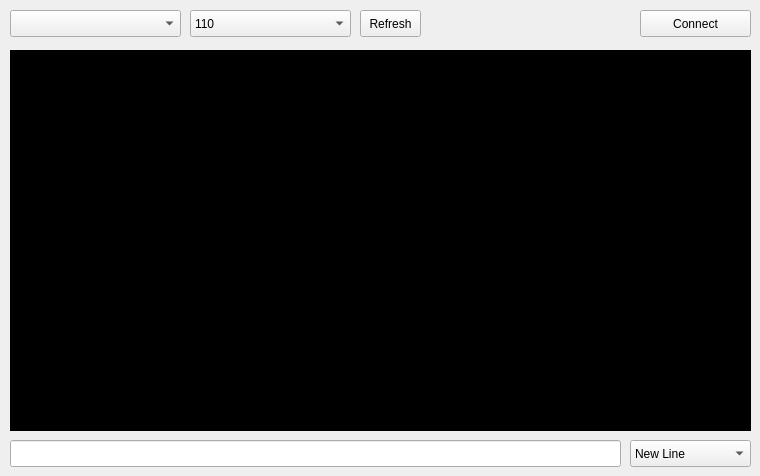
    <widget class="QWidget" name="tab_Uart">
     <attribute name="title">
      <string>     UART    </string>
     </attribute>
     <widget class="QComboBox" name="comboBox_UartPort">
      <property name="geometry">
       <rect>
        <x>10</x>
        <y>10</y>
        <width>171</width>
        <height>27</height>
       </rect>
      </property>
     </widget>
     <widget class="QComboBox" name="comboBox_UartBaud">
      <property name="geometry">
       <rect>
        <x>190</x>
        <y>10</y>
        <width>161</width>
        <height>27</height>
       </rect>
      </property>
      <item>
       <property name="text">
        <string>110</string>
       </property>
      </item>
      <item>
       <property name="text">
        <string>300</string>
       </property>
      </item>
      <item>
       <property name="text">
        <string>600</string>
       </property>
      </item>
      <item>
       <property name="text">
        <string>1200</string>
       </property>
      </item>
      <item>
       <property name="text">
        <string>2400</string>
       </property>
      </item>
      <item>
       <property name="text">
        <string>4800</string>
       </property>
      </item>
      <item>
       <property name="text">
        <string>9600</string>
       </property>
      </item>
      <item>
       <property name="text">
        <string>14400</string>
       </property>
      </item>
      <item>
       <property name="text">
        <string>19200</string>
       </property>
      </item>
      <item>
       <property name="text">
        <string>38400</string>
       </property>
      </item>
      <item>
       <property name="text">
        <string>57600</string>
       </property>
      </item>
      <item>
       <property name="text">
        <string>115200</string>
       </property>
      </item>
      <item>
       <property name="text">
        <string>128000</string>
       </property>
      </item>
      <item>
       <property name="text">
        <string>256000</string>
       </property>
      </item>
     </widget>
     <widget class="QPushButton" name="pushButton_UartConnect">
      <property name="geometry">
       <rect>
        <x>640</x>
        <y>10</y>
        <width>111</width>
        <height>27</height>
       </rect>
      </property>
      <property name="text">
       <string>Connect</string>
      </property>
      <property name="checkable">
       <bool>true</bool>
      </property>
     </widget>
     <widget class="QTextEdit" name="textEdit_UartConsole">
      <property name="geometry">
       <rect>
        <x>10</x>
        <y>50</y>
        <width>741</width>
        <height>381</height>
       </rect>
      </property>
      <property name="palette">
       <palette>
        <active>
         <colorrole role="WindowText">
          <brush brushstyle="SolidPattern">
           <color alpha="255">
            <red>255</red>
            <green>255</green>
            <blue>255</blue>
           </color>
          </brush>
         </colorrole>
         <colorrole role="Button">
          <brush brushstyle="SolidPattern">
           <color alpha="255">
            <red>0</red>
            <green>0</green>
            <blue>0</blue>
           </color>
          </brush>
         </colorrole>
         <colorrole role="Light">
          <brush brushstyle="SolidPattern">
           <color alpha="255">
            <red>0</red>
            <green>0</green>
            <blue>0</blue>
           </color>
          </brush>
         </colorrole>
         <colorrole role="Midlight">
          <brush brushstyle="SolidPattern">
           <color alpha="255">
            <red>0</red>
            <green>0</green>
            <blue>0</blue>
           </color>
          </brush>
         </colorrole>
         <colorrole role="Dark">
          <brush brushstyle="SolidPattern">
           <color alpha="255">
            <red>0</red>
            <green>0</green>
            <blue>0</blue>
           </color>
          </brush>
         </colorrole>
         <colorrole role="Mid">
          <brush brushstyle="SolidPattern">
           <color alpha="255">
            <red>0</red>
            <green>0</green>
            <blue>0</blue>
           </color>
          </brush>
         </colorrole>
         <colorrole role="Text">
          <brush brushstyle="SolidPattern">
           <color alpha="255">
            <red>255</red>
            <green>255</green>
            <blue>255</blue>
           </color>
          </brush>
         </colorrole>
         <colorrole role="BrightText">
          <brush brushstyle="SolidPattern">
           <color alpha="255">
            <red>255</red>
            <green>255</green>
            <blue>255</blue>
           </color>
          </brush>
         </colorrole>
         <colorrole role="ButtonText">
          <brush brushstyle="SolidPattern">
           <color alpha="255">
            <red>255</red>
            <green>255</green>
            <blue>255</blue>
           </color>
          </brush>
         </colorrole>
         <colorrole role="Base">
          <brush brushstyle="SolidPattern">
           <color alpha="255">
            <red>0</red>
            <green>0</green>
            <blue>0</blue>
           </color>
          </brush>
         </colorrole>
         <colorrole role="Window">
          <brush brushstyle="SolidPattern">
           <color alpha="255">
            <red>0</red>
            <green>0</green>
            <blue>0</blue>
           </color>
          </brush>
         </colorrole>
         <colorrole role="Shadow">
          <brush brushstyle="SolidPattern">
           <color alpha="255">
            <red>0</red>
            <green>0</green>
            <blue>0</blue>
           </color>
          </brush>
         </colorrole>
         <colorrole role="AlternateBase">
          <brush brushstyle="SolidPattern">
           <color alpha="255">
            <red>0</red>
            <green>0</green>
            <blue>0</blue>
           </color>
          </brush>
         </colorrole>
         <colorrole role="ToolTipBase">
          <brush brushstyle="SolidPattern">
           <color alpha="255">
            <red>255</red>
            <green>255</green>
            <blue>220</blue>
           </color>
          </brush>
         </colorrole>
         <colorrole role="ToolTipText">
          <brush brushstyle="SolidPattern">
           <color alpha="255">
            <red>0</red>
            <green>0</green>
            <blue>0</blue>
           </color>
          </brush>
         </colorrole>
        </active>
        <inactive>
         <colorrole role="WindowText">
          <brush brushstyle="SolidPattern">
           <color alpha="255">
            <red>255</red>
            <green>255</green>
            <blue>255</blue>
           </color>
          </brush>
         </colorrole>
         <colorrole role="Button">
          <brush brushstyle="SolidPattern">
           <color alpha="255">
            <red>0</red>
            <green>0</green>
            <blue>0</blue>
           </color>
          </brush>
         </colorrole>
         <colorrole role="Light">
          <brush brushstyle="SolidPattern">
           <color alpha="255">
            <red>0</red>
            <green>0</green>
            <blue>0</blue>
           </color>
          </brush>
         </colorrole>
         <colorrole role="Midlight">
          <brush brushstyle="SolidPattern">
           <color alpha="255">
            <red>0</red>
            <green>0</green>
            <blue>0</blue>
           </color>
          </brush>
         </colorrole>
         <colorrole role="Dark">
          <brush brushstyle="SolidPattern">
           <color alpha="255">
            <red>0</red>
            <green>0</green>
            <blue>0</blue>
           </color>
          </brush>
         </colorrole>
         <colorrole role="Mid">
          <brush brushstyle="SolidPattern">
           <color alpha="255">
            <red>0</red>
            <green>0</green>
            <blue>0</blue>
           </color>
          </brush>
         </colorrole>
         <colorrole role="Text">
          <brush brushstyle="SolidPattern">
           <color alpha="255">
            <red>255</red>
            <green>255</green>
            <blue>255</blue>
           </color>
          </brush>
         </colorrole>
         <colorrole role="BrightText">
          <brush brushstyle="SolidPattern">
           <color alpha="255">
            <red>255</red>
            <green>255</green>
            <blue>255</blue>
           </color>
          </brush>
         </colorrole>
         <colorrole role="ButtonText">
          <brush brushstyle="SolidPattern">
           <color alpha="255">
            <red>255</red>
            <green>255</green>
            <blue>255</blue>
           </color>
          </brush>
         </colorrole>
         <colorrole role="Base">
          <brush brushstyle="SolidPattern">
           <color alpha="255">
            <red>0</red>
            <green>0</green>
            <blue>0</blue>
           </color>
          </brush>
         </colorrole>
         <colorrole role="Window">
          <brush brushstyle="SolidPattern">
           <color alpha="255">
            <red>0</red>
            <green>0</green>
            <blue>0</blue>
           </color>
          </brush>
         </colorrole>
         <colorrole role="Shadow">
          <brush brushstyle="SolidPattern">
           <color alpha="255">
            <red>0</red>
            <green>0</green>
            <blue>0</blue>
           </color>
          </brush>
         </colorrole>
         <colorrole role="AlternateBase">
          <brush brushstyle="SolidPattern">
           <color alpha="255">
            <red>0</red>
            <green>0</green>
            <blue>0</blue>
           </color>
          </brush>
         </colorrole>
         <colorrole role="ToolTipBase">
          <brush brushstyle="SolidPattern">
           <color alpha="255">
            <red>255</red>
            <green>255</green>
            <blue>220</blue>
           </color>
          </brush>
         </colorrole>
         <colorrole role="ToolTipText">
          <brush brushstyle="SolidPattern">
           <color alpha="255">
            <red>0</red>
            <green>0</green>
            <blue>0</blue>
           </color>
          </brush>
         </colorrole>
        </inactive>
        <disabled>
         <colorrole role="WindowText">
          <brush brushstyle="SolidPattern">
           <color alpha="255">
            <red>0</red>
            <green>0</green>
            <blue>0</blue>
           </color>
          </brush>
         </colorrole>
         <colorrole role="Button">
          <brush brushstyle="SolidPattern">
           <color alpha="255">
            <red>0</red>
            <green>0</green>
            <blue>0</blue>
           </color>
          </brush>
         </colorrole>
         <colorrole role="Light">
          <brush brushstyle="SolidPattern">
           <color alpha="255">
            <red>0</red>
            <green>0</green>
            <blue>0</blue>
           </color>
          </brush>
         </colorrole>
         <colorrole role="Midlight">
          <brush brushstyle="SolidPattern">
           <color alpha="255">
            <red>0</red>
            <green>0</green>
            <blue>0</blue>
           </color>
          </brush>
         </colorrole>
         <colorrole role="Dark">
          <brush brushstyle="SolidPattern">
           <color alpha="255">
            <red>0</red>
            <green>0</green>
            <blue>0</blue>
           </color>
          </brush>
         </colorrole>
         <colorrole role="Mid">
          <brush brushstyle="SolidPattern">
           <color alpha="255">
            <red>0</red>
            <green>0</green>
            <blue>0</blue>
           </color>
          </brush>
         </colorrole>
         <colorrole role="Text">
          <brush brushstyle="SolidPattern">
           <color alpha="255">
            <red>0</red>
            <green>0</green>
            <blue>0</blue>
           </color>
          </brush>
         </colorrole>
         <colorrole role="BrightText">
          <brush brushstyle="SolidPattern">
           <color alpha="255">
            <red>255</red>
            <green>255</green>
            <blue>255</blue>
           </color>
          </brush>
         </colorrole>
         <colorrole role="ButtonText">
          <brush brushstyle="SolidPattern">
           <color alpha="255">
            <red>0</red>
            <green>0</green>
            <blue>0</blue>
           </color>
          </brush>
         </colorrole>
         <colorrole role="Base">
          <brush brushstyle="SolidPattern">
           <color alpha="255">
            <red>0</red>
            <green>0</green>
            <blue>0</blue>
           </color>
          </brush>
         </colorrole>
         <colorrole role="Window">
          <brush brushstyle="SolidPattern">
           <color alpha="255">
            <red>0</red>
            <green>0</green>
            <blue>0</blue>
           </color>
          </brush>
         </colorrole>
         <colorrole role="Shadow">
          <brush brushstyle="SolidPattern">
           <color alpha="255">
            <red>0</red>
            <green>0</green>
            <blue>0</blue>
           </color>
          </brush>
         </colorrole>
         <colorrole role="AlternateBase">
          <brush brushstyle="SolidPattern">
           <color alpha="255">
            <red>0</red>
            <green>0</green>
            <blue>0</blue>
           </color>
          </brush>
         </colorrole>
         <colorrole role="ToolTipBase">
          <brush brushstyle="SolidPattern">
           <color alpha="255">
            <red>255</red>
            <green>255</green>
            <blue>220</blue>
           </color>
          </brush>
         </colorrole>
         <colorrole role="ToolTipText">
          <brush brushstyle="SolidPattern">
           <color alpha="255">
            <red>0</red>
            <green>0</green>
            <blue>0</blue>
           </color>
          </brush>
         </colorrole>
        </disabled>
       </palette>
      </property>
      <property name="readOnly">
       <bool>true</bool>
      </property>
     </widget>
     <widget class="QLineEdit" name="lineEdit_UartInput">
      <property name="geometry">
       <rect>
        <x>10</x>
        <y>440</y>
        <width>611</width>
        <height>27</height>
       </rect>
      </property>
     </widget>
     <widget class="QComboBox" name="comboBox_UartTerminator">
      <property name="geometry">
       <rect>
        <x>630</x>
        <y>440</y>
        <width>121</width>
        <height>27</height>
       </rect>
      </property>
      <item>
       <property name="text">
        <string>New Line</string>
       </property>
      </item>
      <item>
       <property name="text">
        <string>Carriage Return</string>
       </property>
      </item>
      <item>
       <property name="text">
        <string>CR + LF</string>
       </property>
      </item>
      <item>
       <property name="text">
        <string>No line ending</string>
       </property>
      </item>
     </widget>
     <widget class="QPushButton" name="pushButton_UartRefresh">
      <property name="geometry">
       <rect>
        <x>360</x>
        <y>10</y>
        <width>61</width>
        <height>27</height>
       </rect>
      </property>
      <property name="text">
       <string>Refresh</string>
      </property>
     </widget>
    </widget>
